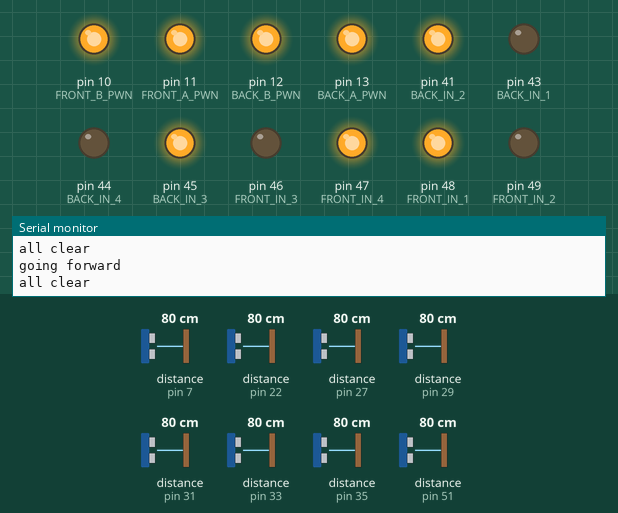
A sketch run on a simulated Arduino Mega 2560, built with avr-gcc and run on an emulated ATmega2560. Parts: output pins drawn as LEDs (lit = HIGH), the last lines printed to the serial monitor. Wiring (inferred from the names in the program): 4 × ultrasonic range finder: trigger pin 23, echo pin 22 / trigger pin 30, echo pin 31 / trigger pin 32, echo pin 33 / trigger pin 34, echo pin 35. Inputs (shaded band) come from the test bench; at power-on: distance to the obstacle (sensors on pin 31, pin 22, pin 33, pin 7, pin 27, pin 29, pin 35, pin 51) 80 cm. The echo pulse lasts 58.3 µs per cm; pins used as bus, display or sensor lines are not drawn.

Above: at 1.2 s.
1.3 s: distance to the obstacle (sensor on pin 31) set to 12 cm
4.3 s: distance to the obstacle (sensor on pin 31) set to 9 cm
At 5.3 s:
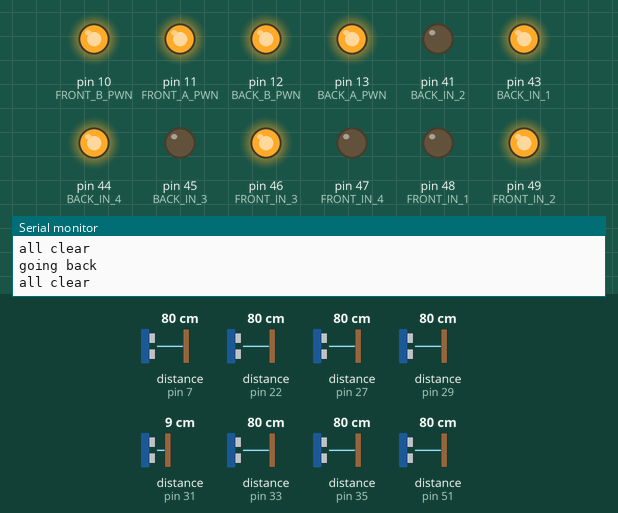
5.9 s: distance to the obstacle (sensor on pin 22) set to 12 cm
7.4 s: distance to the obstacle (sensor on pin 22) set to 9 cm
At 8.5 s:
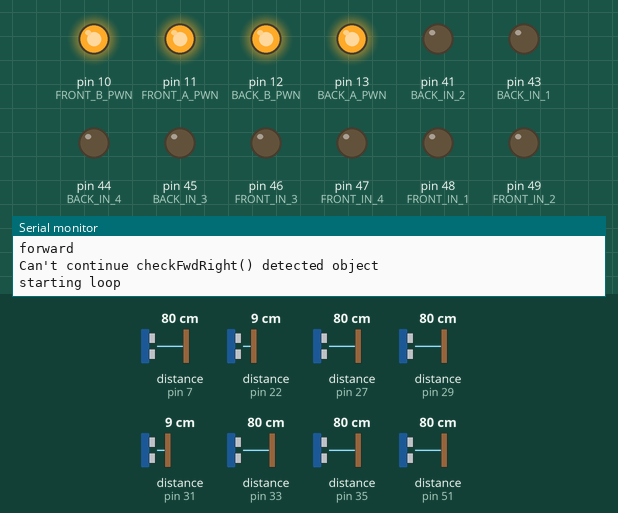
9.0 s: distance to the obstacle (sensor on pin 33) set to 12 cm
12.0 s: distance to the obstacle (sensor on pin 33) set to 9 cm
Timing chart, 0 to 14.6 s (numbered marks = the images above; inputs shaded):
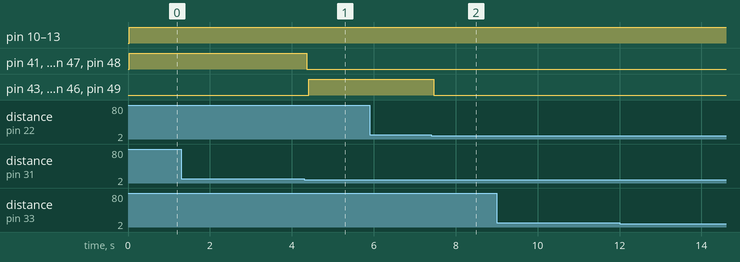

Measured:
- the behaviour switches between 11 and 10 cm on distance to the obstacle (sensor on pin 31) (found by bisection; images 0 and 1)
- the behaviour switches between 11 and 10 cm on distance to the obstacle (sensor on pin 22) (found by bisection; images 1 and 2)
- after the input at 4.3 s, pin 41 (BACK_IN_2), pin 45 (BACK_IN_3), pin 47 (FRONT_IN_4), pin 48 (FRONT_IN_1): HIGH → LOW after 0.06 s; pin 43 (BACK_IN_1), pin 44 (BACK_IN_4), pin 46 (FRONT_IN_3), pin 49 (FRONT_IN_2): LOW → HIGH after 0.11 s
- after the input at 7.4 s, pin 43 (BACK_IN_1), pin 44 (BACK_IN_4), pin 46 (FRONT_IN_3), pin 49 (FRONT_IN_2): HIGH → LOW after 0.07 s

The sketch:

car.ino
```cpp
#define FRONT_L_TRIG 32
#define FRONT_L_ECHO 33
#define FRONT_M_TRIG 34
#define FRONT_M_ECHO 35
#define FRONT_R_TRIG 30
#define FRONT_R_ECHO 31
#define BACK_L_TRIG 26
#define BACK_L_ECHO 27
#define BACK_M_TRIG 23
#define BACK_M_ECHO 22
#define BACK_R_TRIG 28
#define BACK_R_ECHO 29
#define LEFT_TRIG 50
#define LEFT_ECHO 51
#define RIGHT_TRIG 6
#define RIGHT_ECHO 7
#define FRONT_A_PWN 11
#define FRONT_IN_1 48
#define FRONT_IN_2 49
#define FRONT_B_PWN 10
#define FRONT_IN_3 46
#define FRONT_IN_4 47
#define BACK_A_PWN  13
#define BACK_IN_1 43
#define BACK_IN_2 41
#define BACK_B_PWN 12
#define BACK_IN_3 45
#define BACK_IN_4 44

char previousDir;
char previousDirBefore;

void setup() {
  Serial.begin(9600);
  pinMode(LEFT_TRIG, OUTPUT);
  pinMode(LEFT_ECHO, INPUT);
  pinMode(RIGHT_TRIG, OUTPUT);
  pinMode(RIGHT_ECHO, INPUT);
  pinMode(FRONT_L_TRIG, OUTPUT);
  pinMode(FRONT_L_ECHO, INPUT);
  pinMode(FRONT_M_TRIG, OUTPUT);
  pinMode(FRONT_M_ECHO, INPUT);
  pinMode(FRONT_R_TRIG, OUTPUT);
  pinMode(FRONT_R_ECHO, INPUT);
  pinMode(BACK_L_TRIG, OUTPUT);
  pinMode(BACK_L_ECHO, INPUT);
  pinMode(BACK_M_TRIG, OUTPUT);
  pinMode(BACK_M_ECHO, INPUT);
  pinMode(BACK_R_TRIG, OUTPUT);
  pinMode(BACK_R_ECHO, INPUT);
  pinMode(BACK_IN_1, OUTPUT);
  pinMode(BACK_IN_2, OUTPUT);
  pinMode(BACK_IN_3, OUTPUT);
  pinMode(BACK_IN_4, OUTPUT);
  pinMode(FRONT_IN_1, OUTPUT);
  pinMode(FRONT_IN_2, OUTPUT);
  pinMode(FRONT_IN_3, OUTPUT);
  pinMode(FRONT_IN_4, OUTPUT);
  pinMode(13, OUTPUT);
}

void loop() {
  Serial.println("starting loop");
  standardRun();
}

void testSensors() {
  Serial.print("back Middle ");
  Serial.print(checkBack());
  Serial.print('\n');

  Serial.print("back Left ");
  Serial.print(checkBackLeft());
  Serial.print('\n');

  Serial.print("back right ");
  Serial.print(checkBackRight());
  Serial.print('\n');

  Serial.print("front Middle ");
  Serial.print(checkFwd());
  Serial.print('\n');

  Serial.print("front left ");
  Serial.print(checkFwdLeft());
  Serial.print('\n');

  Serial.print("front right ");
  Serial.print(checkFwdRight());
  Serial.print('\n');

  Serial.print("Left side");
  Serial.print(checkLeft());
  Serial.print('\n');

  Serial.print("Right side");
  Serial.print(checkRight());
  Serial.print('\n');
}

void drectionTestLoop() {
  forward(255);
  delay(2000);
  backward(255);
  delay(2000);
  turnLeft(255);
  delay(2000);
  turnRight(255);
  delay(2000);
}

void standardRun() {
  String dir = decide();
  previousDirBefore = previousDir;
  Serial.println(dir);
  while (carryOn(dir)) {
    if (dir == "forward") {
      previousDir = 'f';
      Serial.println("going forward");
      forward(255);
    } else if (dir == "back") {
      previousDir = 'b';
      Serial.println("going back");
      backward(255);
    } else if (dir == "left") {
      previousDir = 'l';
      Serial.println("going left");
      turnLeft(255);
    } else if (dir == "right") {
      previousDir = 'r';
      Serial.println("going right");
      turnRight(255);
    }
  }
  stopAll();
}

bool carryOn(String dir) {
  //only need to check the direction the car is moving
  if (dir == "forward") {

    if (checkFwd() < 10) {
      Serial.println("Can't continue checkFwd() detected object");
      return false;
    }

    else if (checkFwdLeft() < 10) {
      Serial.println("Can't continue checkFwdLeft() detected object");
      return false;
    }

    else if (checkFwdRight() < 10) {
      Serial.println("Can't continue checkFwdRight() detected object");
      return false;
    }

    else {
      Serial.println("all clear");
      return true;
    }
  } else if (dir == "back") {
    if (checkBack() < 10) {
      Serial.println("Can't continue checkBack() detected object");
      return false;
    }

    else if (checkBackLeft() < 10) {
      Serial.println("Can't continue checkBackLeft() detected object");
      return false;
    }

    else if (checkBackRight() < 10) {
      Serial.println("Can't continue checkBackRight() detected object");
      return false;
    }

    else {
      Serial.println("all clear");
      return true;
    }
  } else if (dir == "left") {
    //will want to stop when the front or back is clear or when the left side is blocked
    if (checkBack > 10 || checkBackLeft > 10 || checkBackRight > 10) {
      return false;
    } else if (checkLeft < 10 || checkRight < 10) {
      return false;
    } else if (checkFwdRight > 10 || checkFwdLeft > 10 || checkFwd > 10) {
      return false;
    } else {
      Serial.println("all clear");
      return true;
    }

  } else if (dir == "right") {
    if (checkBack > 10 || checkBackLeft > 10 || checkBackRight > 10) {
      return false;
    } else if (checkLeft < 10 || checkRight < 10) {
      return false;
    } else if (checkFwdRight > 10 || checkFwdLeft > 10 || checkFwd > 10) {
      return false;
    } else {
      Serial.println("all clear");
      return true;
    }
  }
}

String decide() {
  int forward = checkFwd();
  int back = checkBack();

  if ((previousDir == 'b' && previousDirBefore == 'f') || (previousDir == 'f' && previousDirBefore == 'b')) {
    Serial.println("gone forwards and then backwards seeing if I can turn");
    int left = checkLeft();
    int right = checkRight();

    if (left > right) {
      return "left";
    } else if (right > left) {
      return "right";
    }
  }

  if ((forward < 10 && back < 10) && (checkLeft() > 10 || checkRight() > 10)) {
    /*will have to turn
      decide which direction

      frontLeft and backright go together
      as do backleft and frontRight
      so we can start by checking those
    */
    //turning left
    int frontLeft = checkFwdLeft();
    int backRight = checkBackRight();
    int left = (frontLeft + backRight) / 2;

    //turning right
    int frontRight = checkFwdRight();
    int backLeft = checkBackLeft();
    int right = (frontRight + backLeft) / 2;

    if (left > right && checkLeft > 10) {
      return "left";
    } else {
      return "right";
    }
  }
  else if (forward > back) {
    return "forward";
  } else if (back > forward) {
    return "back";
  } else {
    return "forward";
  }
}

void stopAll() {
  digitalWrite(BACK_IN_1, LOW);
  digitalWrite(BACK_IN_2, LOW);
  digitalWrite(BACK_IN_3, LOW);
  digitalWrite(BACK_IN_4, LOW);
  digitalWrite(FRONT_IN_1, LOW);
  digitalWrite(FRONT_IN_2, LOW);
  digitalWrite(FRONT_IN_3, LOW);
  digitalWrite(FRONT_IN_4, LOW);
}

void turnLeft(int speed) {//going forwards
  //a delay of 675 turns it 90 degrees at a speed of 255
  forwardLeft(255);
  backwardRight(255);
}

void turnRight(int speed) {//going forwards
  forwardRight(speed);
  backwardLeft(speed);
}

void backwardRight(int speed) { //moves the right side backwards
  backwardForFrontRight(speed);
  backwardForBackRight(speed);
}

void backwardLeft(int speed) { //moves left side backwards
  backwardForBackLeft(speed);
  backwardForBackRight(speed);
}

void forwardLeft(int speed) {//moves left forwards
  forwardForBackLeft(speed);
  forwardForFrontLeft(speed);
}

void forwardRight(int speed) {//moves right forwards
  forwardForBackRight(speed);
  forwardForFrontRight(speed);
}

void backward(int speed) {
  backwardForBackLeft(speed);
  backwardForBackRight(speed);
  backwardForFrontLeft(speed);
  backwardForFrontRight(speed);
}

void backwardForBackLeft(int speed) {
  //enA and 1/2
  analogWrite(BACK_A_PWN, speed);
  digitalWrite(BACK_IN_2, LOW);
  digitalWrite(BACK_IN_1, HIGH);
}

void backwardForBackRight(int speed) {
  //enB and 3/4
  analogWrite(BACK_B_PWN, speed);
  digitalWrite(BACK_IN_4, HIGH);
  digitalWrite(BACK_IN_3, LOW);
}

void backwardForFrontLeft(int speed) {
  //enB and 3/4
  analogWrite(FRONT_A_PWN, speed);
  digitalWrite(FRONT_IN_2, HIGH);
  digitalWrite(FRONT_IN_1, LOW);
}

void backwardForFrontRight(int speed) {
  //enB and 3/4
  analogWrite(FRONT_B_PWN, speed);
  digitalWrite(FRONT_IN_4, LOW);
  digitalWrite(FRONT_IN_3, HIGH);
}

void forward(int speed) {
  forwardForBackLeft(speed);
  forwardForBackRight(speed);
  forwardForFrontLeft(speed);
  forwardForFrontRight(speed);
}

void forwardForBackLeft(int speed) {
  //enA and 1/2
  analogWrite(BACK_A_PWN, speed);
  digitalWrite(BACK_IN_1, LOW);
  digitalWrite(BACK_IN_2, HIGH);
}

void forwardForBackRight(int speed) {
  //enB and 3/4
  analogWrite(BACK_B_PWN, speed);
  digitalWrite(BACK_IN_3, HIGH);
  digitalWrite(BACK_IN_4, LOW);
}

void forwardForFrontLeft(int speed) {
  //enB and 3/4
  analogWrite(FRONT_A_PWN, speed);
  digitalWrite(FRONT_IN_1, HIGH);
  digitalWrite(FRONT_IN_2, LOW);
}

void forwardForFrontRight(int speed) {
  //enB and 3/4
  analogWrite(FRONT_B_PWN, speed);
  digitalWrite(FRONT_IN_3, LOW);
  digitalWrite(FRONT_IN_4, HIGH);
}

int checkFwdLeft() {
  return checkDistance(FRONT_L_TRIG, FRONT_L_ECHO);
}

int checkFwdRight() {
  return checkDistance(FRONT_R_TRIG, FRONT_R_ECHO);
}

int checkFwd() {
  return checkDistance(FRONT_M_TRIG, FRONT_M_ECHO);
}

int checkBack() {
  return checkDistance(BACK_M_TRIG, BACK_M_ECHO);
}

int checkBackLeft() {
  return checkDistance(BACK_L_TRIG, BACK_L_ECHO);
}

int checkBackRight() {
  return checkDistance(BACK_R_TRIG, BACK_R_ECHO);
}

int checkLeft() {
  return checkDistance(LEFT_TRIG, LEFT_ECHO);
}

int checkRight() {
  return checkDistance(RIGHT_TRIG, RIGHT_ECHO);
}


int checkDistance(int trig, int echo) {//these are the pins you retard
  //ALWAYS HAVE A DELAY BEFORE CALLING THIS REPEATEDLY
  int cm;
  long duration;
  //should return the distance in cm
  // The sensor is triggered by a HIGH pulse of 10 or more miscroseconcs
  // Give a short LOW pulse beforehand to ensure a clean HIGH pulse:
  digitalWrite(trig, LOW);
  delayMicroseconds(5);
  digitalWrite(trig, HIGH);
  delayMicroseconds(10);
  digitalWrite(trig, LOW);

  // Read the signal from the sensor: a HIGH pulse whose
  // duration is the time (in microseconds) from the sending
  // of the ping to the reception of its echo off of an object.
  pinMode(echo, INPUT);
  duration = pulseIn(echo, HIGH);

  // convert the time into a distance
  cm = (duration / 2) / 29.1;
  return cm;
}
```
